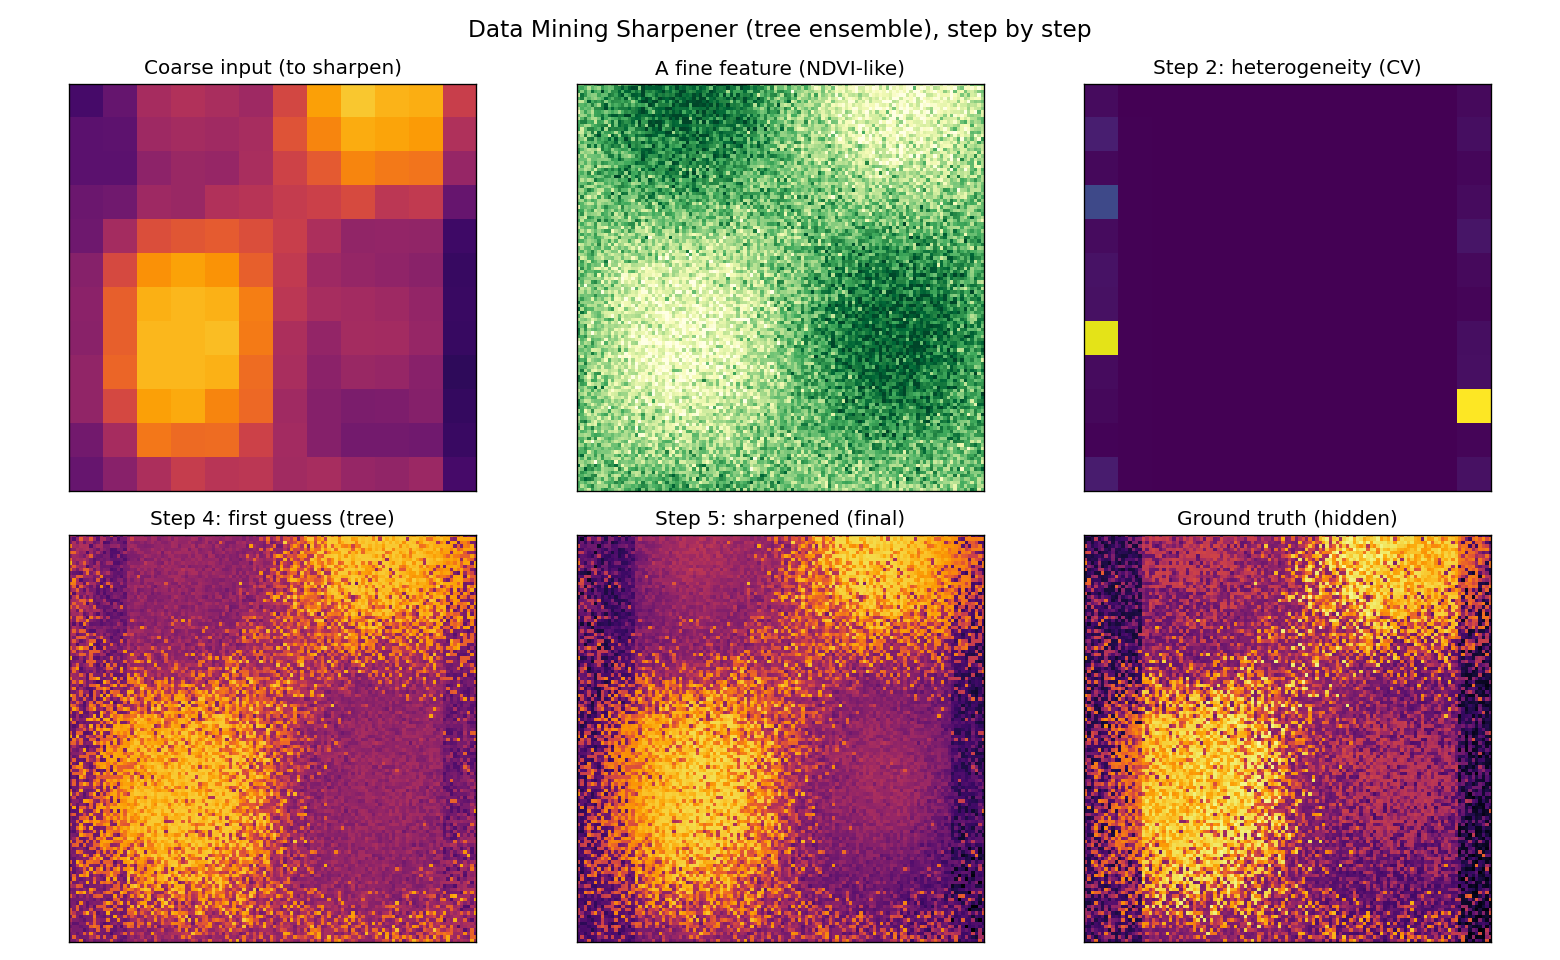

Write the Python code that produced this figure.
"""
Thermal sharpening explained, step by step, in (mostly) numpy.
=================================================================

This is an *educational* re-implementation of the Data Mining Sharpener
(DMS) of Gao et al. (2012), the same algorithm that pyWaPOR uses in
`pywapor/enhancers/dms/pyDMS.py` and `thermal_sharpener.py`.

The real code uses GDAL for the raster I/O / reprojection. To keep the
*ideas* visible we strip that away -- inputs are plain numpy arrays (no
GDAL, no files, no projections) -- but we keep the two pieces that matter
most for the result and re-implement them in numpy:

    * the regressor can be a single multivariate linear least-squares fit
      (np.linalg.lstsq, easy to read) OR a small bagged ensemble of
      regression trees with per-leaf linear regression -- the same design
      as the production `DecisionTreeRegressorWithLinearLeafRegression` +
      `BaggingRegressor` in pyDMS, written from scratch in numpy.
    * temperature is averaged in RADIANCE space (T**4), exactly as pyDMS
      does when `disaggregatingTemperature=True`, because sensors integrate
      energy and T is non-linear so averaging T directly is unphysical.

The pipeline is the genuine DMS pipeline:

    INPUT
      - a COARSE image we want to sharpen        (e.g. land surface temperature)
      - several FINE feature images               (e.g. NDVI, albedo, ...)

    STEP 1  Aggregate the fine features to the coarse grid (block mean),
            and measure within-pixel heterogeneity (block std).
    STEP 2  Decide which coarse pixels are "homogeneous" enough to learn from.
    STEP 3  Train a regression:  coarse_target ~ f(coarse_features).
    STEP 4  Apply that regression to the FINE features -> a fine first guess.
    STEP 5  Residual correction: the fine guess, re-aggregated, will not
            exactly reproduce the observed coarse image. Spread that
            difference back over the fine guess so the sharpened result is
            "consistent": averaging it back to the coarse grid reproduces
            the original coarse observation.

The script also generates dummy inputs (`highres_features.npy` and
`lowres_target.npy`) so it runs out of the box:

    python dms_explained_numpy.py            # run the demo, save .npy inputs
    python dms_explained_numpy.py --plot     # also draw a figure (needs matplotlib)

Reference
---------
Gao, F., Kustas, W. P., & Anderson, M. C. (2012). A Data Mining Approach for
Sharpening Thermal Satellite Imagery over Land. Remote Sensing, 4(11),
3287-3319. https://doi.org/10.3390/rs4113287
"""

import os
import numpy as np


# ---------------------------------------------------------------------------
# Small numpy helpers (these replace the GDAL resampling used in the real code)
# ---------------------------------------------------------------------------

def block_mean(arr, factor):
    """Average each `factor` x `factor` block -> coarse grid (= sensor averaging).

    Works on 2-D arrays (H, W) or 3-D feature stacks (H, W, B).
    `H` and `W` must be divisible by `factor`.
    """
    h, w = arr.shape[:2]
    assert h % factor == 0 and w % factor == 0, "shape must be divisible by factor"
    if arr.ndim == 2:
        return arr.reshape(h // factor, factor, w // factor, factor).mean(axis=(1, 3))
    b = arr.shape[2]
    return arr.reshape(h // factor, factor, w // factor, factor, b).mean(axis=(1, 3))


def block_std(arr, factor):
    """Standard deviation within each `factor` x `factor` block (2-D or 3-D)."""
    h, w = arr.shape[:2]
    if arr.ndim == 2:
        return arr.reshape(h // factor, factor, w // factor, factor).std(axis=(1, 3))
    b = arr.shape[2]
    return arr.reshape(h // factor, factor, w // factor, factor, b).std(axis=(1, 3))


def bilinear_upsample(coarse, out_shape):
    """Bilinearly resample a coarse 2-D array up to `out_shape` (pure numpy).

    Uses centre-aligned coordinates and separable 1-D interpolation
    (np.interp along columns, then rows) which is exactly bilinear for
    up-sampling. This stands in for GDAL's bilinear warp.
    """
    in_h, in_w = coarse.shape
    out_h, out_w = out_shape

    # Output pixel centres expressed in the coarse grid's index space.
    col_src = (np.arange(out_w) + 0.5) * in_w / out_w - 0.5
    row_src = (np.arange(out_h) + 0.5) * in_h / out_h - 0.5

    # 1) interpolate along columns
    tmp = np.empty((in_h, out_w))
    xcols = np.arange(in_w)
    for i in range(in_h):
        tmp[i] = np.interp(col_src, xcols, coarse[i])

    # 2) interpolate along rows
    out = np.empty((out_h, out_w))
    yrows = np.arange(in_h)
    for j in range(out_w):
        out[:, j] = np.interp(row_src, yrows, tmp[:, j])
    return out


def binomial_smooth(arr):
    """3x3 binomial (1-2-1)x(1-2-1) smoothing, edge-padded. Pure numpy.

    Mirrors pyDMS `binomialSmoother`: residuals are smoothed before being
    up-sampled so the correction field is gentle, not blocky.
    """
    k = np.array([1.0, 2.0, 1.0])
    k = k / k.sum()
    p = np.pad(arr, 1, mode="edge")
    # convolve along rows then columns (separable)
    tmp = (k[0] * p[:, :-2] + k[1] * p[:, 1:-1] + k[2] * p[:, 2:])
    out = (k[0] * tmp[:-2, :] + k[1] * tmp[1:-1, :] + k[2] * tmp[2:, :])
    return out


# ---------------------------------------------------------------------------
# A pure-numpy regression tree (the production regressor, in miniature)
# ---------------------------------------------------------------------------
#
# pyDMS uses sklearn's BaggingRegressor wrapped around a custom
# DecisionTreeRegressorWithLinearLeafRegression. Below is the same idea in
# numpy: a CART regression tree (recursive weighted-variance splits) where
# each leaf, instead of predicting a constant, fits a *linear* regression on
# the samples that reached it -- with extrapolation clamped to the leaf's
# observed range (pyDMS `linearRegressionExtrapolationRatio`, default 0.25).

def _weighted_sse(y, w):
    """Weighted sum of squared deviations from the weighted mean."""
    if y.size == 0:
        return 0.0
    mu = np.average(y, weights=w)
    return float(np.sum(w * (y - mu) ** 2))


class RegressionTree:
    """Minimal CART regression tree with optional per-leaf linear regression."""

    def __init__(self, max_depth=4, min_samples_leaf=10,
                 per_leaf_linear=True, extrapolation_ratio=0.25):
        self.max_depth = max_depth
        self.min_samples_leaf = min_samples_leaf
        self.per_leaf_linear = per_leaf_linear
        self.extrapolation_ratio = extrapolation_ratio
        self.root = None

    def fit(self, X, y, w):
        self.root = self._build(X, y, w, depth=0)
        return self

    # -- training --------------------------------------------------------
    def _build(self, X, y, w, depth):
        # Stop splitting: too deep, too few samples to split, or ~constant y.
        if (depth >= self.max_depth
                or y.size < 2 * self.min_samples_leaf
                or np.ptp(y) < 1e-9):
            return self._make_leaf(X, y, w)

        feature, threshold = self._best_split(X, y, w)
        if feature is None:                       # no split improved fit
            return self._make_leaf(X, y, w)

        left = X[:, feature] <= threshold
        return {
            "leaf": False, "feature": feature, "threshold": threshold,
            "left": self._build(X[left], y[left], w[left], depth + 1),
            "right": self._build(X[~left], y[~left], w[~left], depth + 1),
        }

    def _best_split(self, X, y, w):
        """Exhaustive search for the split that minimises child weighted SSE.

        O(features * n^2) -- written for clarity, not speed; fine for the
        small training sets (hundreds of pixels) DMS produces.
        """
        n, n_features = X.shape
        parent_sse = _weighted_sse(y, w)
        best_sse, best = np.inf, (None, None)
        m = self.min_samples_leaf

        for f in range(n_features):
            order = np.argsort(X[:, f], kind="mergesort")
            sv, sy, sw = X[order, f], y[order], w[order]
            # candidate split points keep >= min_samples_leaf on each side
            for i in range(m, n - m + 1):
                if sv[i] == sv[i - 1]:            # can't split equal values
                    continue
                sse = _weighted_sse(sy[:i], sw[:i]) + _weighted_sse(sy[i:], sw[i:])
                if sse < best_sse:
                    best_sse = sse
                    best = (f, 0.5 * (sv[i] + sv[i - 1]))

        # Only accept the split if it actually reduces the error.
        return best if best_sse < parent_sse - 1e-12 else (None, None)

    def _make_leaf(self, X, y, w):
        node = {"leaf": True, "value": float(np.average(y, weights=w))}
        # Per-leaf linear regression (needs more samples than features).
        if self.per_leaf_linear and y.size > X.shape[1] + 1 and np.ptp(y) > 0:
            coef, intercept = _weighted_linear_fit(X, y, w)
            span = self.extrapolation_ratio * (y.max() - y.min())
            node["linear"] = (coef, intercept, y.min() - span, y.max() + span)
        return node

    # -- prediction (vectorised tree walk) -------------------------------
    def predict(self, X):
        out = np.empty(X.shape[0])
        self._predict(self.root, X, np.arange(X.shape[0]), out)
        return out

    def _predict(self, node, X, idx, out):
        if idx.size == 0:
            return
        if node["leaf"]:
            if "linear" in node:
                coef, intercept, lo, hi = node["linear"]
                # clamp to the leaf's range (+ allowed extrapolation)
                out[idx] = np.clip(X[idx] @ coef + intercept, lo, hi)
            else:
                out[idx] = node["value"]
            return
        left = X[idx, node["feature"]] <= node["threshold"]
        self._predict(node["left"], X, idx[left], out)
        self._predict(node["right"], X, idx[~left], out)


def fit_bagged_trees(X, y, w, n_trees=10, max_depth=4, min_samples_leaf=10,
                     per_leaf_linear=True, seed=0):
    """Bagging: train each tree on a bootstrap resample; predict = average.

    Returns a `predict(X)` function, matching how `sharpen` consumes the
    regressor regardless of which kind it is.
    """
    rng = np.random.default_rng(seed)
    n = y.size
    trees = []
    for _ in range(n_trees):
        b = rng.integers(0, n, n)                 # bootstrap sample (with repl.)
        trees.append(RegressionTree(max_depth, min_samples_leaf,
                                    per_leaf_linear).fit(X[b], y[b], w[b]))

    def predict(Xf):
        return np.mean([t.predict(Xf) for t in trees], axis=0)

    return predict


# ---------------------------------------------------------------------------
# Dummy input generation
# ---------------------------------------------------------------------------

def make_dummy_inputs(fine_shape=(120, 120), factor=10, seed=0):
    """Create a synthetic scene with a known fine-resolution "truth".

    We build a fine temperature field that genuinely depends on the fine
    features (plus some structure the features cannot explain), then average
    it down to make the coarse observation. Because we kept the truth, the
    demo can show how close the sharpened result gets to it.

    Returns
    -------
    highres_features : (H, W, B) float array   -- known at FINE resolution
    lowres_target    : (h, w)   float array    -- the COARSE image to sharpen
    fine_truth       : (H, W)   float array    -- ground truth (for evaluation)
    """
    rng = np.random.default_rng(seed)
    H, W = fine_shape

    yy, xx = np.mgrid[0:H, 0:W] / max(H, W)

    # Feature 1: a vegetation-like index (smooth gradient + blobs), 0..1
    ndvi = 0.5 + 0.4 * np.sin(6 * xx) * np.cos(5 * yy)
    ndvi += 0.15 * rng.standard_normal((H, W))
    ndvi = np.clip(ndvi, 0, 1)

    # Feature 2: an albedo-like field, anti-correlated with ndvi + own pattern
    albedo = 0.3 - 0.2 * ndvi + 0.1 * np.cos(10 * xx + 3 * yy)
    albedo += 0.05 * rng.standard_normal((H, W))
    albedo = np.clip(albedo, 0.05, 0.6)

    # Feature 3: a "built-up / bare soil" index with sharp edges (blocks)
    builtup = (np.sin(3 * xx) > 0.4).astype(float)
    builtup += 0.05 * rng.standard_normal((H, W))

    features = np.stack([ndvi, albedo, builtup], axis=-1)

    # Fine "truth" temperature (K). Cooler over vegetation, hotter over bare /
    # built-up & high-albedo. It has three kinds of structure on purpose:
    #   * a LINEAR-in-features part (any regressor can learn it),
    #   * a NON-LINEAR-in-features part (sin of ndvi) -- a single linear fit
    #     cannot capture this, but the regression-tree ensemble can; this is
    #     why production DMS uses trees,
    #   * a slowly-varying part the features do NOT contain at all -- which is
    #     exactly what the residual-correction step (step 5) exists to recover.
    truth = (305.0
             - 18.0 * ndvi
             + 12.0 * albedo
             + 8.0 * builtup
             + 10.0 * np.sin(8.0 * ndvi)               # non-linear in a feature
             + 4.0 * np.sin(2.5 * xx + 1.5 * yy))       # unexplained structure
    truth += 0.3 * rng.standard_normal((H, W))          # sensor-ish noise

    # The coarse sensor sees only a block average of the truth. For a thermal
    # sensor that average happens in RADIANCE space (energy, ~T**4), so the
    # coarse pixel is the 4th-root of the mean of T**4, not the mean of T.
    lowres_target = block_mean(truth ** 4, factor) ** 0.25

    return features, lowres_target, truth


# ---------------------------------------------------------------------------
# The DMS pipeline, step by step
# ---------------------------------------------------------------------------

def sharpen(highres_features, lowres_target, factor,
            cv_percentile=80, regressor="tree", n_trees=10,
            disaggregating_temperature=True, verbose=True):
    """Sharpen `lowres_target` using `highres_features`, DMS-style.

    Parameters
    ----------
    highres_features : (H, W, B) array, fine resolution predictors.
    lowres_target    : (h, w) array, coarse image to sharpen (H = h*factor).
    factor           : int, resolution ratio between fine and coarse grids.
    cv_percentile    : keep coarse pixels whose heterogeneity is below this
                       percentile as training samples (pyDMS default = 80).
    regressor        : "tree" (bagged regression trees with per-leaf linear
                       regression, like production) or "linear" (a single
                       multivariate least-squares fit).
    n_trees          : number of trees when `regressor="tree"`.
    disaggregating_temperature : if True, aggregate in radiance space (T**4)
                       during residual analysis, as pyDMS does for LST.

    Returns
    -------
    dict with the key intermediate products, so each step can be inspected
    / plotted.
    """
    def say(*a):
        if verbose:
            print(*a)

    H, W, B = highres_features.shape
    h, w = lowres_target.shape
    say(f"Fine grid : {H} x {W}  ({B} features)")
    say(f"Coarse grid: {h} x {w}   (factor {factor})")

    # -- STEP 1 -------------------------------------------------------------
    # Bring the fine features onto the coarse grid so they line up with the
    # coarse target. We also keep the within-block std as a heterogeneity
    # measure. (Real DMS: utils.resampleHighResToLowRes returns mean + std.)
    say("\nSTEP 1  Aggregate fine features to coarse grid (block mean + std)")
    feat_coarse_mean = block_mean(highres_features, factor)   # (h, w, B)
    feat_coarse_std = block_std(highres_features, factor)     # (h, w, B)

    # -- STEP 2 -------------------------------------------------------------
    # Homogeneity test. A coarse pixel that is internally very mixed is a poor
    # teacher: we don't know how its single coarse target value maps onto the
    # varied fine features inside it. Coefficient of variation (std/mean),
    # averaged over features, quantifies that mixing. Low CV = homogeneous.
    say("STEP 2  Select homogeneous coarse pixels as training samples")
    eps = 1e-6
    cv = np.mean(feat_coarse_std / (np.abs(feat_coarse_mean) + eps), axis=-1)  # (h, w)
    # pyDMS sets the threshold automatically at the 80th percentile of CV.
    cv_threshold = np.percentile(cv, cv_percentile)
    homogeneous = cv <= cv_threshold
    # weight homogeneous samples by inverse heterogeneity (more homogeneous ->
    # more trustworthy -> higher weight), as in Gao 2012 section 2.2.
    sample_weight = 1.0 / (cv[homogeneous] + eps)
    say(f"         CV threshold (p{cv_percentile}) = {cv_threshold:.3f}; "
        f"{homogeneous.sum()} / {h * w} pixels used for training")

    # -- STEP 3 -------------------------------------------------------------
    # Train the regression on the coarse grid: target ~ features.
    # "tree"   -> bagged regression-tree ensemble with per-leaf linear
    #             regression (the production design).
    # "linear" -> one weighted multivariate least-squares fit (simplest case).
    say(f"STEP 3  Fit regression  target ~ features  (regressor={regressor!r})")
    X_train = feat_coarse_mean[homogeneous]          # (n, B)
    y_train = lowres_target[homogeneous]             # (n,)
    if regressor == "linear":
        coef, intercept = _weighted_linear_fit(X_train, y_train, sample_weight)
        def predict(Xf):
            return Xf @ coef + intercept
        say(f"         intercept = {intercept:.2f}, coefficients = "
            + ", ".join(f"{c:+.2f}" for c in coef))
    elif regressor == "tree":
        predict = fit_bagged_trees(X_train, y_train, sample_weight,
                                   n_trees=n_trees, min_samples_leaf=10,
                                   per_leaf_linear=True, seed=0)
        say(f"         bagged ensemble of {n_trees} trees, per-leaf linear "
            "regression")
    else:
        raise ValueError("regressor must be 'tree' or 'linear'")

    # -- STEP 4 -------------------------------------------------------------
    # Apply the *same* relationship to the FINE features. Because the features
    # exist at fine resolution, the prediction is now at fine resolution: this
    # is the sharpened first guess.
    say("STEP 4  Apply regression to FINE features -> fine first guess")
    fine_flat = highres_features.reshape(-1, B)
    first_guess = predict(fine_flat).reshape(H, W)

    # -- STEP 5 -------------------------------------------------------------
    # Residual correction (Gao 2012 section 2.4). The regression captures the
    # feature-driven part of the signal but not what the features cannot
    # explain. Enforce consistency: average the fine guess back to the coarse
    # grid, compare with the observed coarse image, smooth that residual,
    # upsample it, and add it back. The corrected result, re-aggregated,
    # reproduces the coarse observation exactly (mass conservation).
    say("STEP 5  Residual correction (make it consistent with the coarse obs)")
    if disaggregating_temperature:
        # Aggregate and difference in RADIANCE space (T**4); add the correction
        # there too, then convert the 4th root back to temperature. Mirrors
        # pyDMS: corrected = (residual_HR + scene_HR**4)**0.25.
        guess_coarse = block_mean(first_guess ** 4, factor)            # radiance
        residual_coarse = lowres_target ** 4 - guess_coarse            # radiance
        residual_coarse_smooth = binomial_smooth(residual_coarse)
        residual_fine = bilinear_upsample(residual_coarse_smooth, (H, W))
        base = first_guess ** 4 + residual_fine
        sharpened = np.maximum(base, 1.0) ** 0.25                       # -> K
        # report the residual converted back to temperature (interpretable)
        res_T = (residual_coarse + 273.15 ** 4) ** 0.25 - 273.15
        bias, rmsd = np.nanmean(res_T), np.sqrt(np.nanmean(res_T ** 2))
    else:
        guess_coarse = block_mean(first_guess, factor)                 # (h, w)
        residual_coarse = lowres_target - guess_coarse                 # (h, w)
        residual_coarse_smooth = binomial_smooth(residual_coarse)
        residual_fine = bilinear_upsample(residual_coarse_smooth, (H, W))
        sharpened = first_guess + residual_fine
        bias = np.nanmean(residual_coarse)
        rmsd = np.sqrt(np.nanmean(residual_coarse ** 2))
    say(f"         coarse residual bias = {bias:+.3f} K, RMSD = {rmsd:.3f} K")

    return {
        "feat_coarse_mean": feat_coarse_mean,
        "cv": cv,
        "homogeneous": homogeneous,
        "first_guess": first_guess,
        "residual_coarse": residual_coarse,
        "residual_fine": residual_fine,
        "sharpened": sharpened,
    }


def _weighted_linear_fit(X, y, w):
    """Weighted least squares with intercept, via np.linalg.lstsq.

    Returns (coef[B], intercept). Solving the normal equations on the
    sqrt(weight)-scaled, intercept-augmented design matrix.
    """
    A = np.hstack([X, np.ones((X.shape[0], 1))])     # add intercept column
    sw = np.sqrt(w)[:, None]
    beta, *_ = np.linalg.lstsq(A * sw, y * sw[:, 0], rcond=None)
    return beta[:-1], beta[-1]


# ---------------------------------------------------------------------------
# Demo / entry point
# ---------------------------------------------------------------------------

def _evaluate(name, pred, truth):
    rmse = np.sqrt(np.mean((pred - truth) ** 2))
    print(f"   {name:<28s} RMSE vs truth = {rmse:.3f} K")
    return rmse


def main(plot=False):
    here = os.path.dirname(os.path.abspath(__file__))
    factor = 10

    # ---- create & save dummy inputs --------------------------------------
    features, lowres_target, truth = make_dummy_inputs(
        fine_shape=(120, 120), factor=factor, seed=0)

    feat_path = os.path.join(here, "highres_features.npy")
    targ_path = os.path.join(here, "lowres_target.npy")
    np.save(feat_path, features)
    np.save(targ_path, lowres_target)
    print(f"Saved dummy inputs:\n   {feat_path}   shape {features.shape}\n"
          f"   {targ_path}   shape {lowres_target.shape}\n")

    # ---- run the pipeline with each regressor ----------------------------
    print("=" * 60, "\nLINEAR regressor\n" + "=" * 60)
    out_lin = sharpen(features, lowres_target, factor=factor,
                      regressor="linear", disaggregating_temperature=True)
    print("\n" + "=" * 60, "\nBAGGED DECISION-TREE regressor (production-style)\n"
          + "=" * 60)
    out_tree = sharpen(features, lowres_target, factor=factor,
                       regressor="tree", disaggregating_temperature=True)

    # ---- evaluate against the known truth --------------------------------
    print("\nHow good is it? (RMSE vs hidden truth, lower is better)")
    # Naive baseline: just upsample the coarse image (no sharpening at all).
    naive = bilinear_upsample(lowres_target, truth.shape)
    _evaluate("naive bilinear upsample", naive, truth)
    _evaluate("linear: first guess (step 4)", out_lin["first_guess"], truth)
    _evaluate("linear: sharpened (step 5)", out_lin["sharpened"], truth)
    _evaluate("tree:   first guess (step 4)", out_tree["first_guess"], truth)
    _evaluate("tree:   sharpened (step 5)", out_tree["sharpened"], truth)

    if plot:
        _plot(features, lowres_target, truth, out_tree)


def _plot(features, lowres_target, truth, out):
    try:
        import matplotlib.pyplot as plt
    except ImportError:
        print("matplotlib not installed; skipping the figure.")
        return

    vmin, vmax = truth.min(), truth.max()
    tkw = dict(vmin=vmin, vmax=vmax, cmap="inferno")

    fig, axs = plt.subplots(2, 3, figsize=(13, 8))

    axs[0, 0].imshow(lowres_target, **tkw)
    axs[0, 0].set_title("Coarse input (to sharpen)")

    axs[0, 1].imshow(features[..., 0], cmap="YlGn")
    axs[0, 1].set_title("A fine feature (NDVI-like)")

    axs[0, 2].imshow(out["cv"], cmap="viridis")
    axs[0, 2].set_title("Step 2: heterogeneity (CV)")

    axs[1, 0].imshow(out["first_guess"], **tkw)
    axs[1, 0].set_title("Step 4: first guess (tree)")

    axs[1, 1].imshow(out["sharpened"], **tkw)
    axs[1, 1].set_title("Step 5: sharpened (final)")

    axs[1, 2].imshow(truth, **tkw)
    axs[1, 2].set_title("Ground truth (hidden)")

    for ax in axs.ravel():
        ax.set_xticks([]); ax.set_yticks([])
    fig.suptitle("Data Mining Sharpener (tree ensemble), step by step",
                 fontsize=14)
    fig.tight_layout()
    here = os.path.dirname(os.path.abspath(__file__))
    out_png = os.path.join(here, "dms_explained_numpy.png")
    fig.savefig(out_png, dpi=120)
    print(f"\nFigure written to {out_png}")


if __name__ == "__main__":
    import argparse
    p = argparse.ArgumentParser(description=__doc__)
    p.add_argument("--plot", action="store_true",
                   help="draw a figure of the steps (needs matplotlib)")
    args = p.parse_args()
    main(plot=args.plot)
